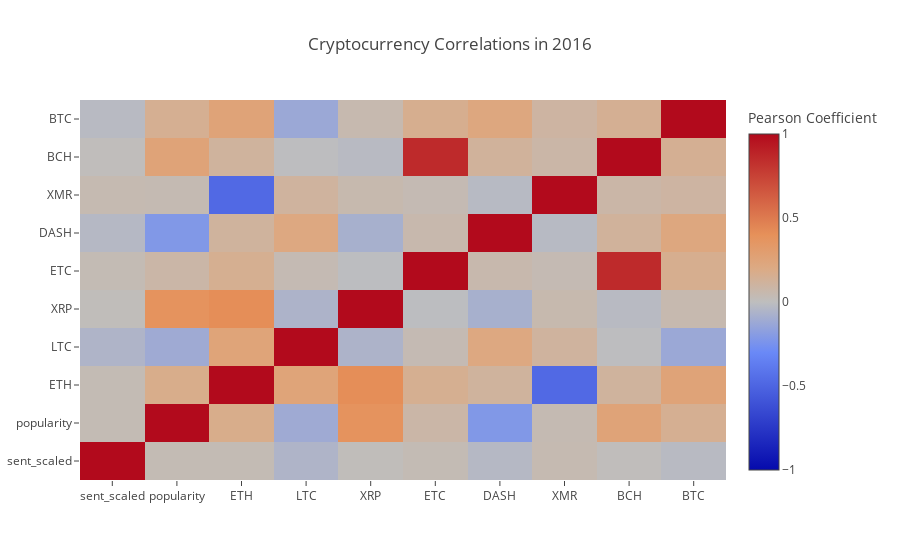

The cell this chart's notebook holds for it:
### Code cell
country_hm('USA',1,y17,y18)
